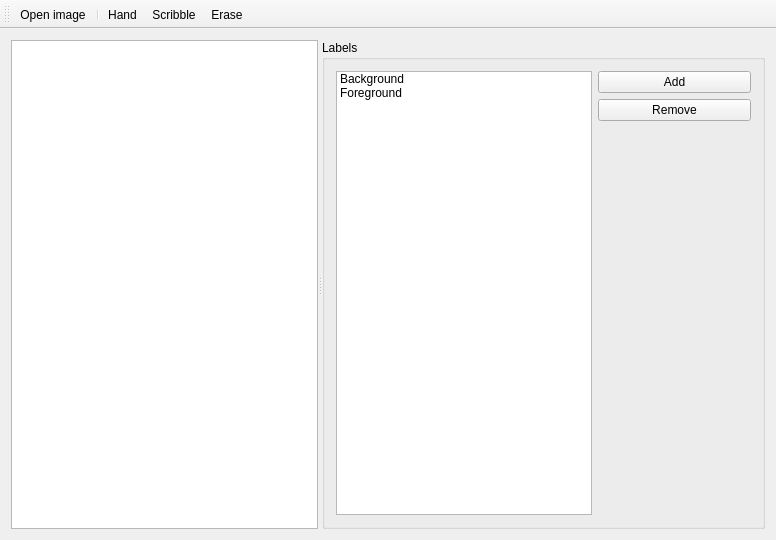
<?xml version="1.0" encoding="UTF-8"?>
<ui version="4.0">
 <class>MainWindow</class>
 <widget class="QMainWindow" name="MainWindow">
  <property name="geometry">
   <rect>
    <x>0</x>
    <y>0</y>
    <width>776</width>
    <height>540</height>
   </rect>
  </property>
  <property name="windowTitle">
   <string>MainWindow</string>
  </property>
  <widget class="QWidget" name="centralWidget">
   <layout class="QHBoxLayout" name="horizontalLayout_2">
    <item>
     <widget class="QSplitter" name="splitter">
      <property name="orientation">
       <enum>Qt::Horizontal</enum>
      </property>
      <widget class="QGraphicsView" name="graphicsView">
       <property name="sizePolicy">
        <sizepolicy hsizetype="Expanding" vsizetype="Expanding">
         <horstretch>0</horstretch>
         <verstretch>0</verstretch>
        </sizepolicy>
       </property>
      </widget>
      <widget class="QGroupBox" name="groupBox">
       <property name="sizePolicy">
        <sizepolicy hsizetype="Maximum" vsizetype="Expanding">
         <horstretch>0</horstretch>
         <verstretch>0</verstretch>
        </sizepolicy>
       </property>
       <property name="title">
        <string>Labels</string>
       </property>
       <layout class="QHBoxLayout" name="horizontalLayout">
        <item>
         <widget class="QListWidget" name="listWidget">
          <property name="sizePolicy">
           <sizepolicy hsizetype="Preferred" vsizetype="Expanding">
            <horstretch>0</horstretch>
            <verstretch>0</verstretch>
           </sizepolicy>
          </property>
          <item>
           <property name="text">
            <string>Background</string>
           </property>
          </item>
          <item>
           <property name="text">
            <string>Foreground</string>
           </property>
          </item>
         </widget>
        </item>
        <item>
         <layout class="QVBoxLayout" name="verticalLayout">
          <item>
           <widget class="QPushButton" name="addLabelButton">
            <property name="sizePolicy">
             <sizepolicy hsizetype="Preferred" vsizetype="Fixed">
              <horstretch>0</horstretch>
              <verstretch>0</verstretch>
             </sizepolicy>
            </property>
            <property name="text">
             <string>Add</string>
            </property>
           </widget>
          </item>
          <item>
           <widget class="QPushButton" name="removeLabelButton">
            <property name="sizePolicy">
             <sizepolicy hsizetype="Preferred" vsizetype="Fixed">
              <horstretch>0</horstretch>
              <verstretch>0</verstretch>
             </sizepolicy>
            </property>
            <property name="text">
             <string>Remove</string>
            </property>
           </widget>
          </item>
          <item>
           <spacer name="verticalSpacer">
            <property name="orientation">
             <enum>Qt::Vertical</enum>
            </property>
            <property name="sizeType">
             <enum>QSizePolicy::Expanding</enum>
            </property>
            <property name="sizeHint" stdset="0">
             <size>
              <width>20</width>
              <height>40</height>
             </size>
            </property>
           </spacer>
          </item>
         </layout>
        </item>
       </layout>
      </widget>
     </widget>
    </item>
   </layout>
  </widget>
  <widget class="QToolBar" name="toolBar">
   <property name="windowTitle">
    <string>toolBar</string>
   </property>
   <attribute name="toolBarArea">
    <enum>TopToolBarArea</enum>
   </attribute>
   <attribute name="toolBarBreak">
    <bool>false</bool>
   </attribute>
   <addaction name="actionOpenImage"/>
   <addaction name="separator"/>
   <addaction name="actionHand"/>
   <addaction name="actionScribble"/>
   <addaction name="actionErase"/>
  </widget>
  <action name="actionOpenImage">
   <property name="text">
    <string>Open image</string>
   </property>
   <property name="toolTip">
    <string>Open image</string>
   </property>
   <property name="shortcut">
    <string>Ctrl+O</string>
   </property>
  </action>
  <action name="actionScribble">
   <property name="checkable">
    <bool>true</bool>
   </property>
   <property name="text">
    <string>Scribble</string>
   </property>
   <property name="shortcut">
    <string>Ctrl+S</string>
   </property>
  </action>
  <action name="actionErase">
   <property name="checkable">
    <bool>true</bool>
   </property>
   <property name="text">
    <string>Erase</string>
   </property>
   <property name="shortcut">
    <string>Ctrl+E</string>
   </property>
  </action>
  <action name="actionHand">
   <property name="checkable">
    <bool>true</bool>
   </property>
   <property name="text">
    <string>Hand</string>
   </property>
   <property name="shortcut">
    <string>Ctrl+H</string>
   </property>
  </action>
 </widget>
 <layoutdefault spacing="6" margin="11"/>
 <resources/>
 <connections/>
</ui>
